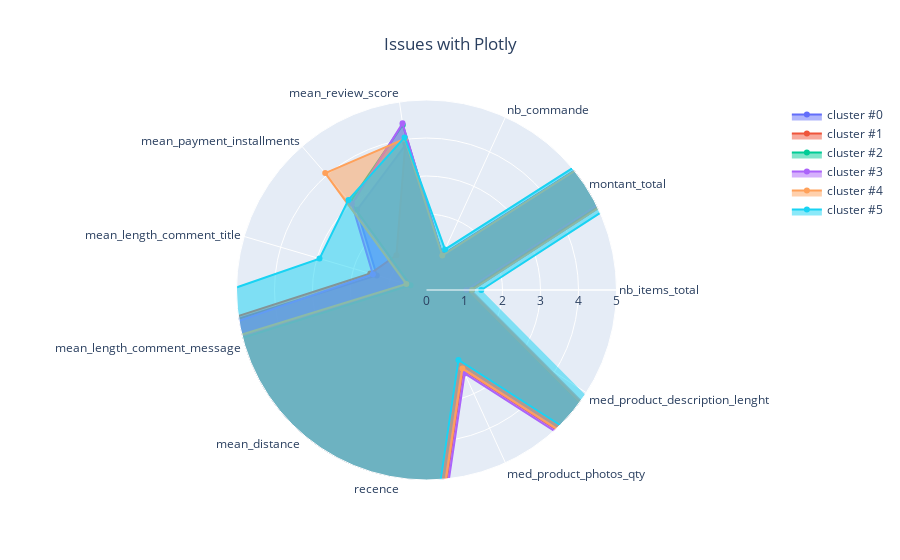

The cell this chart's notebook holds for it:
### Code cell
import plotly.graph_objects as go

categories = result_kprot.columns
fig = go.Figure()

for g in result_kprot.index:
    fig.add_trace(go.Scatterpolar(
        r = result_kprot.loc[g].values,
        theta = categories,
        fill = 'toself',
        name = f'cluster #{g}'
    ))

fig.update_layout(
  polar=dict(
    radialaxis=dict(
      visible=True,
      range=[0, 5] # here we can define the range
    )),
  showlegend=True,
    title="Issues with Plotly",
    title_x=0.5
)

fig.show()

### Figure 1 — Plotly figure (JSON) as saved in the notebook; plotly's stock layout.template omitted (floating-point values rounded to 4 significant figures)
{"data": [{"fill": "toself", "name": "cluster #0", "r": [1.195, 151.2, 1.021, 3.857, 2.791, 1.363, 42.75, 5.375, 312.7, 2.128, 567.6], "theta": ["nb_items_total", "montant_total", "nb_commande", "mean_review_score", "mean_payment_installments", "mean_length_comment_title", "mean_length_comment_message", "mean_distance", "recence", "med_product_photos_qty", "med_product_description_lenght"], "type": "scatterpolar"}, {"fill": "toself", "name": "cluster #1", "r": [1.159, 142.0, 1.004, 3.907, 1.209, 1.542, 33.66, 5.731, 297.7, 2.315, 823.0], "theta": ["nb_items_total", "montant_total", "nb_commande", "mean_review_score", "mean_payment_installments", "mean_length_comment_title", "mean_length_comment_message", "mean_distance", "recence", "med_product_photos_qty", "med_product_description_lenght"], "type": "scatterpolar"}, {"fill": "toself", "name": "cluster #2", "r": [1.057, 153.2, 1, 4.389, 3.067, 0.4374, 14.03, 5.543, 294.4, 2.155, 742.6], "theta": ["nb_items_total", "montant_total", "nb_commande", "mean_review_score", "mean_payment_installments", "mean_length_comment_title", "mean_length_comment_message", "mean_distance", "recence", "med_product_photos_qty", "med_product_description_lenght"], "type": "scatterpolar"}, {"fill": "toself", "name": "cluster #3", "r": [1.049, 153.7, 1.003, 4.43, 2.999, 1.472, 17.15, 5.895, 280.1, 2.416, 911.9], "theta": ["nb_items_total", "montant_total", "nb_commande", "mean_review_score", "mean_payment_installments", "mean_length_comment_title", "mean_length_comment_message", "mean_distance", "recence", "med_product_photos_qty", "med_product_description_lenght"], "type": "scatterpolar"}, {"fill": "toself", "name": "cluster #4", "r": [1.199, 187.3, 1, 4.017, 4.07, 0.5532, 25.12, 5.602, 320.4, 2.274, 742.2], "theta": ["nb_items_total", "montant_total", "nb_commande", "mean_review_score", "mean_payment_installments", "mean_length_comment_title", "mean_length_comment_message", "mean_distance", "recence", "med_product_photos_qty", "med_product_description_lenght"], "type": "scatterpolar"}, {"fill": "toself", "name": "cluster #5", "r": [1.442, 201.1, 1.173, 4.058, 3.136, 2.935, 34.99, 5.363, 254.1, 2.025, 892.6], "theta": ["nb_items_total", "montant_total", "nb_commande", "mean_review_score", "mean_payment_installments", "mean_length_comment_title", "mean_length_comment_message", "mean_distance", "recence", "med_product_photos_qty", "med_product_description_lenght"], "type": "scatterpolar"}], "layout": {"polar": {"radialaxis": {"range": [0, 5], "visible": true}}, "showlegend": true, "title": {"text": "Issues with Plotly", "x": 0.5}}}
